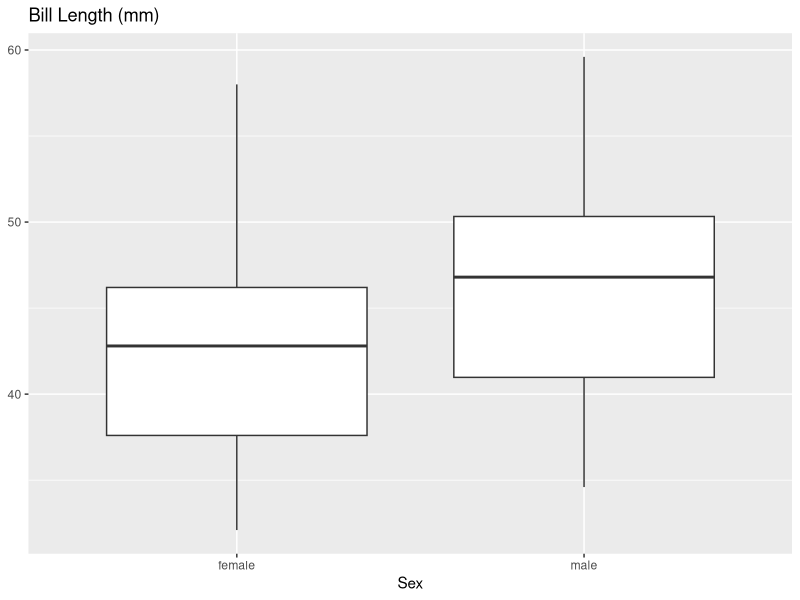
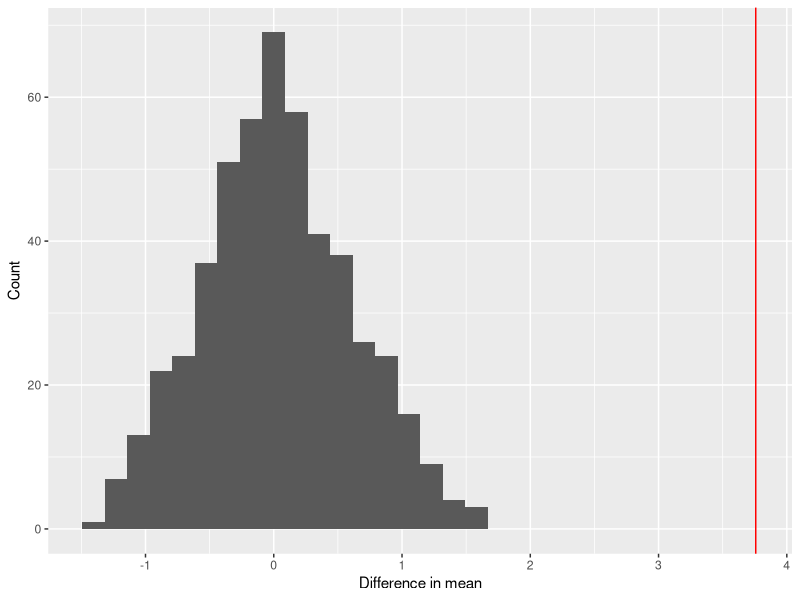
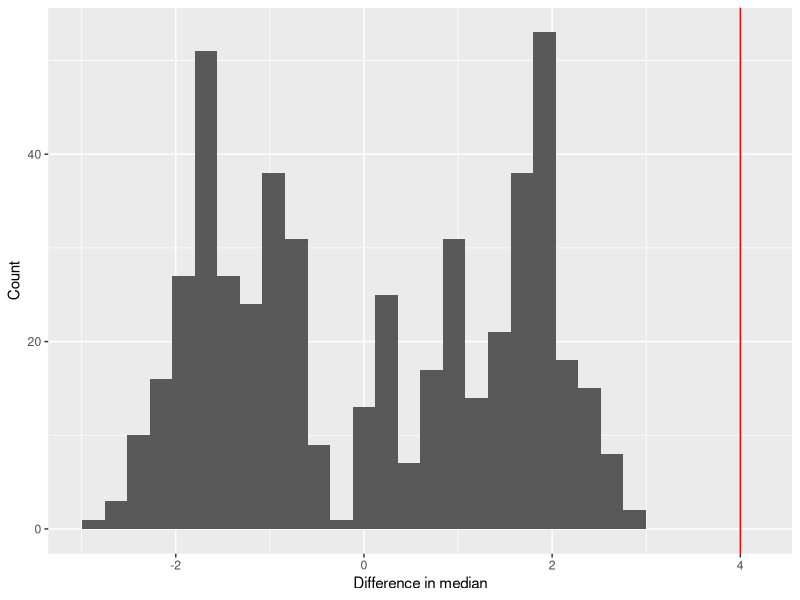

These charts were generated, in order, by the following R code:
## ---- chunk 1
library(tidyverse)
library(dplyr)
library(palmerpenguins)
## ---- chunk 2
view(penguins)
## ---- chunk 3
penguin_data <- penguins %>% 
  filter(!is.na(sex))
penguin_data %>% 
  ggplot(aes(
    x = sex, 
    y = bill_length_mm
  )) +
  geom_boxplot() +
  labs(x = "Sex", 
       y = NULL, 
       title = "Bill Length (mm)")
## ---- chunk 4
penguin_data %>% 
  group_by(sex) %>% 
  summarize(avg_bill = mean(bill_length_mm, na.rm = TRUE), 
            med_bill = median(bill_length_mm, na.rm = TRUE)) %>% 
   summarize(avg_diff = diff(avg_bill), 
            med_diff = diff(med_bill))
## ---- chunk 5
permutation <- function(n, data){
  data %>% 
    select(sex, bill_length_mm) %>%
    filter(!is.na(bill_length_mm)) %>% 
    mutate(bill_perm = sample(bill_length_mm, replace = FALSE)) %>% 
    group_by(sex) %>% 
    summarize(obs_avg = mean(bill_length_mm), 
              obs_med = median(bill_length_mm), 
              perm_avg = mean(bill_perm), 
              perm_med = median(bill_perm)) %>%
    summarize(obs_avg_diff = diff(obs_avg), 
              obs_med_diff = diff(obs_med), 
              perm_avg_diff = diff(perm_avg), 
              perm_med_diff = diff(perm_med), 
              rep = n)
}

map(c(1:5), permutation, data = penguin_data) %>% 
  list_rbind()
## ---- chunk 6
set.seed(131)
perm_data <- 
  map(c(1:500), permutation, data = penguin_data) %>% 
  list_rbind()
## ---- chunk 7
perm_data %>% 
  ggplot(aes(
    x = perm_avg_diff)) +
  geom_histogram() + 
  geom_vline(aes(xintercept = obs_avg_diff), color = "red") +
  labs(x = "Difference in mean", 
       y = "Count")
## ---- chunk 8
perm_data %>% 
  ggplot(aes(
    x = perm_med_diff)) +
  geom_histogram() + 
  geom_vline(aes(xintercept = obs_med_diff), color = "red") +
  labs(
    x = "Difference in median", 
    y = "Count", 
  )
## ---- chunk 9
perm_data %>%  
  summarize(pvalue_avg = mean(perm_avg_diff > obs_avg_diff),
            pvalue_med = mean(perm_med_diff > obs_med_diff))
